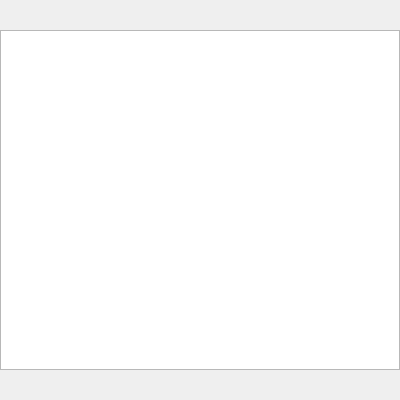
<?xml version="1.0" encoding="UTF-8"?>
<ui version="4.0">
 <class>Frag_interface_itemTrader</class>
 <widget class="QWidget" name="Frag_interface_itemTrader">
  <property name="geometry">
   <rect>
    <x>0</x>
    <y>0</y>
    <width>400</width>
    <height>400</height>
   </rect>
  </property>
  <property name="sizePolicy">
   <sizepolicy hsizetype="MinimumExpanding" vsizetype="MinimumExpanding">
    <horstretch>0</horstretch>
    <verstretch>0</verstretch>
   </sizepolicy>
  </property>
  <property name="windowTitle">
   <string>Form</string>
  </property>
  <layout class="QHBoxLayout" name="horizontalLayout">
   <property name="spacing">
    <number>0</number>
   </property>
   <property name="leftMargin">
    <number>0</number>
   </property>
   <property name="topMargin">
    <number>30</number>
   </property>
   <property name="rightMargin">
    <number>0</number>
   </property>
   <property name="bottomMargin">
    <number>30</number>
   </property>
   <item>
    <widget class="QGraphicsView" name="graphicsView">
     <property name="sizePolicy">
      <sizepolicy hsizetype="Preferred" vsizetype="Preferred">
       <horstretch>0</horstretch>
       <verstretch>0</verstretch>
      </sizepolicy>
     </property>
     <property name="minimumSize">
      <size>
       <width>0</width>
       <height>0</height>
      </size>
     </property>
     <property name="maximumSize">
      <size>
       <width>10000</width>
       <height>10000</height>
      </size>
     </property>
    </widget>
   </item>
  </layout>
 </widget>
 <resources/>
 <connections/>
</ui>
